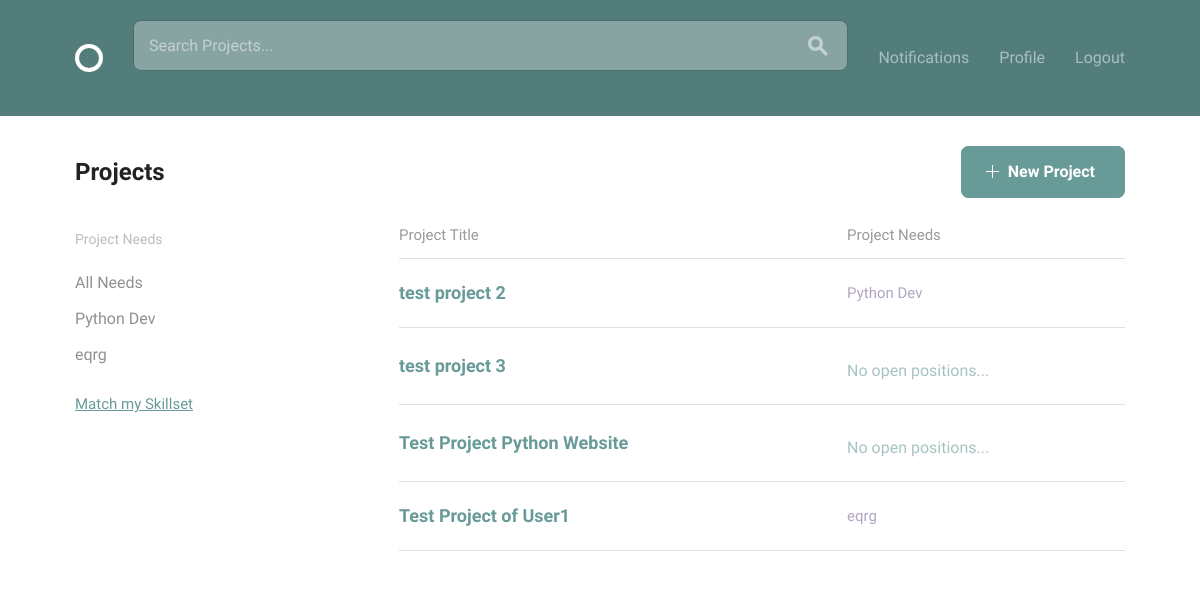
Before: / (signed in) with the older database file.
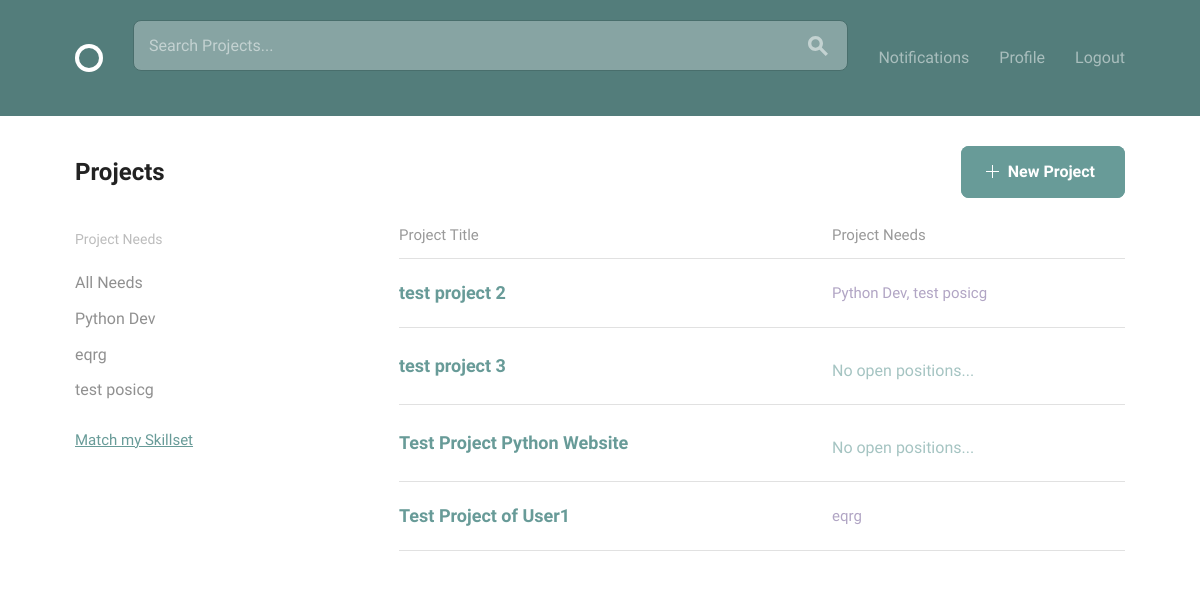
After: the same page with the newer database file.
### projects/models.py (models this page shows, shortened)
class Position(models.Model):
    project = models.ForeignKey(Project, on_delete=models.CASCADE, related_name='positions')
    name = models.CharField(max_length=100)
    skills = models.ManyToManyField('accounts.Skill', blank=True)
    user = models.ForeignKey(User, on_delete=models.PROTECT)
    description = models.CharField(max_length=500)
    length = models.IntegerField()
    def __str__(self):
        return self.name

class Timestampable(models.Model):
    created_at = models.DateTimeField(auto_now_add=True)
    modified_at = models.DateTimeField(null=True, blank=True)
    class Meta:
        abstract = True

class Project(Timestampable, models.Model):
    user = models.ForeignKey(User, on_delete=models.CASCADE, related_name='projects')
    title = models.CharField(max_length=150)
    description = models.CharField(max_length=600)
    duration = models.IntegerField()
    requirements = models.CharField(max_length=255)
    @property
    def available_positions(self):
        return self.positions.exclude(applications__status='A')

### team_builder/views.py (the view)
# urls.py: path('', views.IndexView.as_view(), name='home'),
class IndexView(LoginRequiredMixin, ListView):
    model = Project
    template_name = "projects/index.html"
    context_object_name = 'projects'
    def get_context_data(self, **kwargs):
        context = super().get_context_data(**kwargs)
        context['positions'] = Position.objects.exclude(applications__status='A')
        return context
    def get_queryset(self):
        queryset = super().get_queryset()
        search_term = self.request.GET.get('search_box', None)
        if search_term:
            queryset = queryset.filter(
            Q(title__icontains=search_term) |
            Q(description__icontains=search_term) |
            Q(positions__name__icontains=search_term))
        position_key = self.request.GET.get('position')
        if position_key:
            queryset = queryset.filter(positions__name=position_key)
        match_skill = self.request.GET.get('skill')
        if match_skill:
            skills = self.request.user.profile.skills.all()
            queryset = queryset.filter(positions__skills__in=skills).distinct()
        return queryset

### projects/templates/projects/index.html
{% extends 'layout.html' %}
{% block content %}
  {% if user.is_authenticated %}
  <div class="bounds circle--page">
    <div class="circle--page--header circle--fluid">
      <div class="circle--fluid--cell circle--fluid--primary">
        <h2>Projects</h2>
      </div>
      <div class="circle--fluid--cell circle--fluid--secondary">
        <a class="button button-primary icon-on-left" href="{% url 'projects:new_project' %}">
          <svg version="1.1" xmlns="http://www.w3.org/2000/svg" xmlns:xlink="http://www.w3.org/1999/xlink" x="0px" y="0px" viewBox="0 0 13 13" style="enable-background:new 0 0 13 13;" xml:space="preserve" class="add">
            <polygon points="7,6 7,0 6,0 6,6 0,6 0,7 6,7 6,13 7,13 7,7 13,7 13,6 "/>
          </svg>
          New Project
        </a>
      </div>
    </div>
    <div class="grid-25">
      <div class="circle--filter circle--secondary--module">
        <h4>Project Needs</h4>
        <ul class="circle--filter--list already-set">
          <li><a href="{% url 'home' %}">All Needs</a></li>
          {% for position in positions %}
          <li><a href="?position={{ position.name }}">{{ position.name }}</a></li>
          {% endfor %}
        </ul>
        <a href="?skill=userskill">Match my Skillset</a>
      </div>
    </div>
    <div class="grid-70 grid-push-5">
      <table class="u-full-width circle--table">
        <thead>
          <tr>
            <th>Project Title</th>
            <th class="circle--cell--right">Project Needs</th>
          </tr>
        </thead>
        <tbody>
          {% for project in projects %}
          <tr class="clickable-row" data-href="{% url 'projects:project_detail' pk=project.pk %}">
            <td>
              <h3>{{ project.title }}</h3>
            </td>
            <td class="circle--cell--right">
              {% if project.available_positions %}
              <span class="secondary-label">{{ project.available_positions|join:", " }}</span>
              {% else %}
              <p>No open positions...</p>
              {% endif %}
            </td>
          </tr>
          {% endfor %}
        </tbody>
      </table>
    </div>
  </div>
  {% else %}
  <h2 class="newuser">Please login or signup to use the features of this site</h2>
  {% endif %}
{% endblock %}

Changed rows visible on the page:
added Position: name "test posicg"
computed for Project "test project 2": available_positions "Python Dev" → "Python Dev, test posicg"
